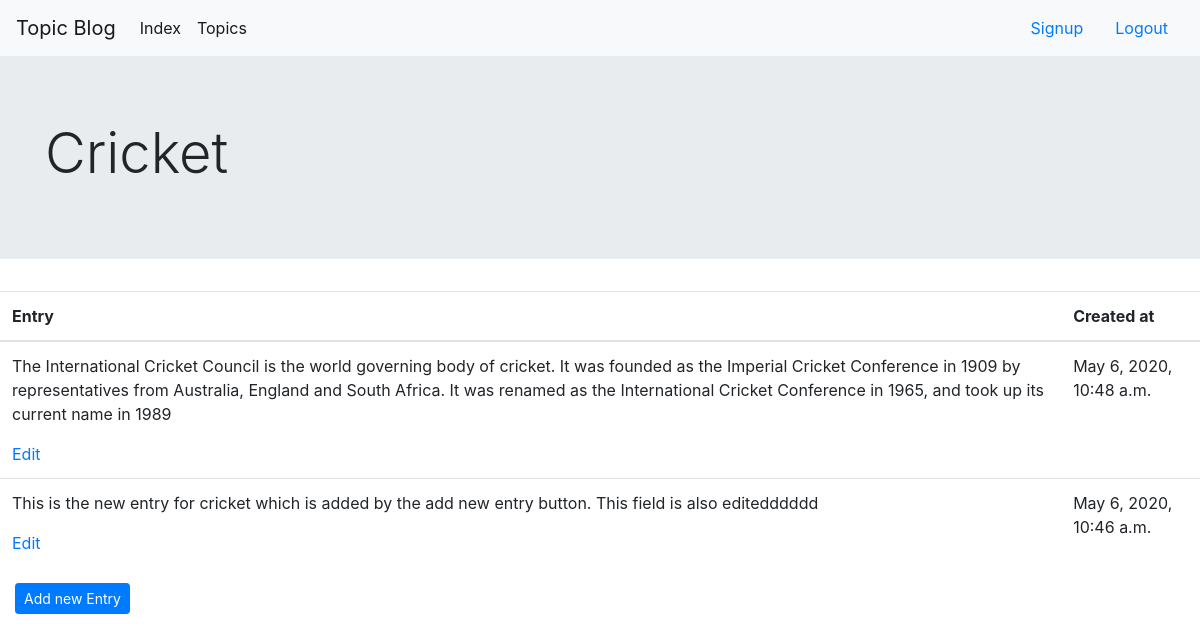
The page /topics/3/ (signed in) on the database its author committed.
### topicApp/models.py (models this page shows, shortened)
class Topic(models.Model):
    text = models.CharField(max_length=100)
    date_added = models.DateTimeField(auto_now_add=True)
    def __str__(self):
        return self.text

class Entry(models.Model):
    topic = models.ForeignKey(Topic, on_delete=models.CASCADE)
    text = models.TextField()
    date_added = models.DateTimeField(auto_now_add=True)
    class Meta:
        verbose_name_plural = 'Entries'

### topicApp/views.py (the view)
# urls.py: url(r'^topics/(?P<topic_id>\d+)/$', views.topic, name='topic'),
def topic(request, topic_id):
    topic = Topic.objects.get(id=topic_id)
    entries = topic.entry_set.order_by('-date_added')
    return render(request, 'topicApp/topic.html', {'topic': topic, 'entries': entries})

### templates/topicApp/topic.html (shortened to what this page needs)
{% extends 'topicApp/base.html' %}
{% block bodyBlock %}
         <div class="jumbotron jumbotron-fluid">
            <div class="container">
                <h1 class="display-4">{{ topic }}</h1>
            </div>
        </div>
        <table class="table">
            <thead>
                <tr>
                    <th scope="col">Entry</th>
                    <th scope="col">Created at</th>
                </tr>
            </thead>
            <tbody>
                {% for entry in entries %}
                <tr>
                    <td>{{ entry.text| linebreaks}}<a href="{% url 'edit_entry' entry.id %}"> Edit </a>  </td>
                    <td>{{ entry.date_added}} </td>
                </tr>
                {% endfor %}
            </tbody>
        </table>
     <div  class="container-fluid">
            <a href='{% url 'new_entry' topic.id %}'><button type="button" class="btn btn-primary btn-sm"> Add new Entry</button></a>
    </div>
{% endblock %}

### rows shown on the page
Topic: text "Cricket"
Entry: text "The International Cricket Council is the world governing body of cricket. It was founded as the Imperial Cricket Conference in 1909 by representatives from Australia, England and South Africa. It was renamed as the International Cricket Conference in 1965, and took up its current name in 1989", date_added "May 6, 2020, 10:48 a.m."
Entry: text "This is the new entry for cricket which is added by the add new entry button. This field is also editedddddd", date_added "May 6, 2020, 10:46 a.m."
